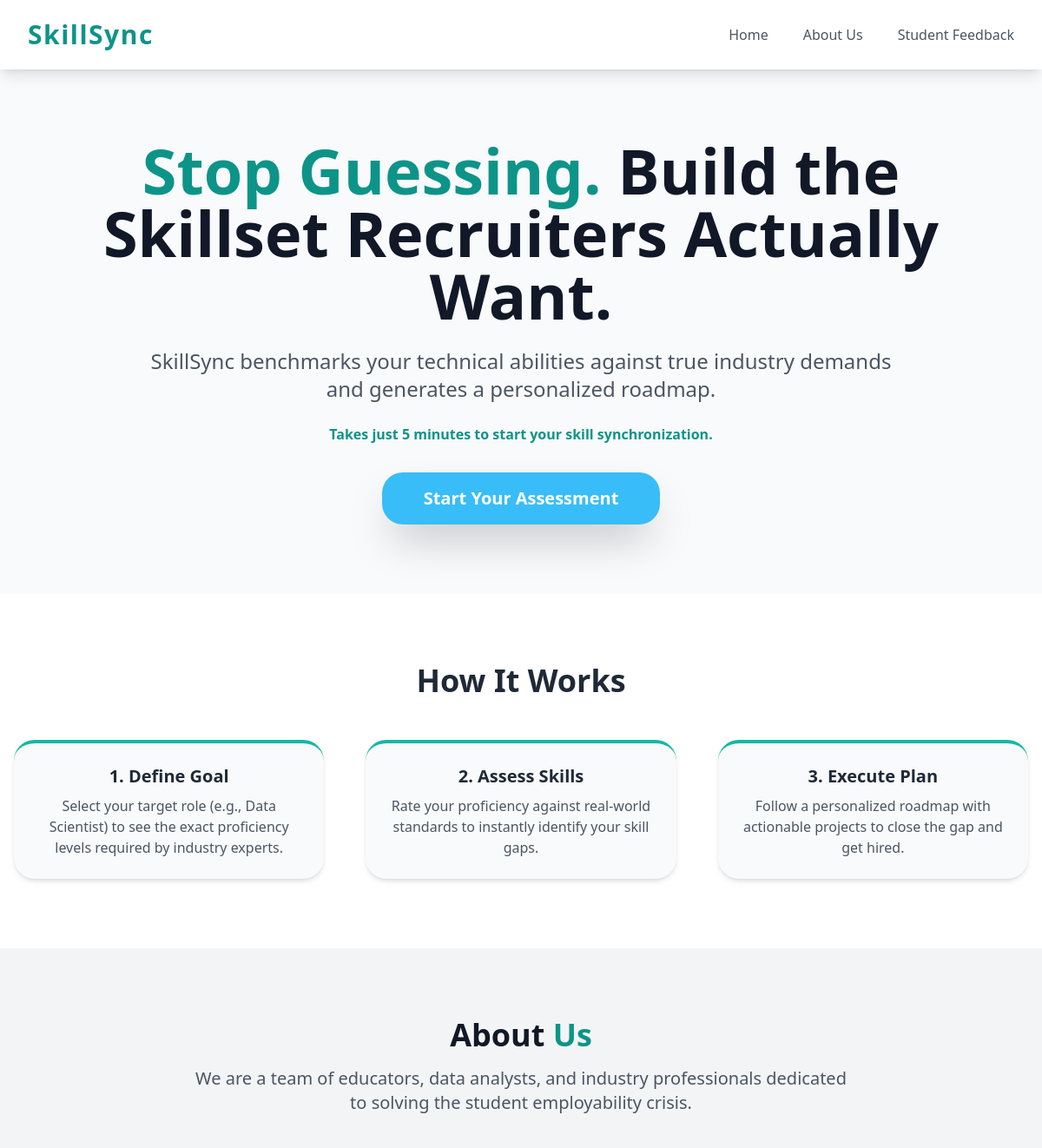
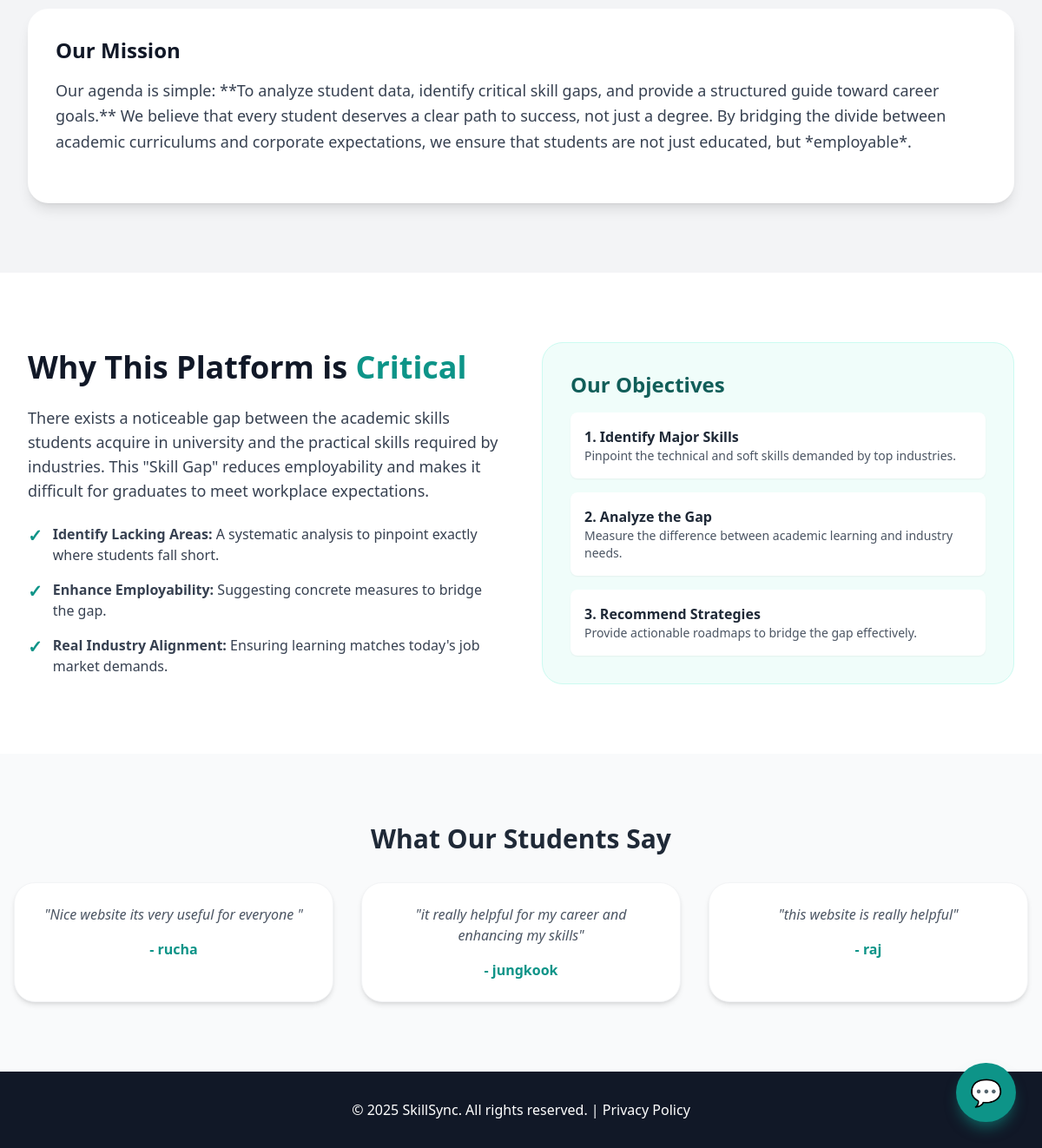
The page / on the database its author committed (2 pictures, top to bottom).
### app.py (models this page shows)
class Feedback(db.Model):
    id = db.Column(db.Integer, primary_key=True)
    student_name = db.Column(db.String(100), nullable=False)
    rating = db.Column(db.Integer, nullable=False)
    message = db.Column(db.Text, nullable=False)

### app.py (the view)
@app.route('/')
def home():
    feedbacks = Feedback.query.order_by(Feedback.id.desc()).limit(3).all()
    return render_template('index.html', feedbacks=feedbacks)

### templates/index.html (shortened to what this page needs)
<!DOCTYPE html>
<html lang="en">
<head>
    <script src="https://cdn.tailwindcss.com"></script>
</head>
<body class="font-sans text-gray-800 antialiased">
    <header class="sticky top-0 z-50 bg-white shadow-lg">
        <div class="max-w-7xl mx-auto px-4 sm:px-6 lg:px-8 flex justify-between items-center h-20">
            <a href="{{ url_for('home') }}" class="text-3xl font-bold text-teal-600 tracking-wider flex items-center space-x-2">
                <span>SkillSync</span>
            </a>
            <nav class="hidden md:flex space-x-10">
                <a href="{{ url_for('home') }}" class="text-gray-600 hover:text-teal-600 font-medium transition-ease">Home</a>
                <a href="#about-us" class="text-gray-600 hover:text-teal-600 font-medium transition-ease">About Us</a>
                <a href="{{ url_for('feedback') }}" class="text-gray-600 hover:text-teal-600 font-medium transition-ease">Student Feedback</a>
            </nav>
        </div>
    </header>
    <section class="bg-gray-50 py-16 md:py-20">
        <div class="max-w-6xl mx-auto px-4 sm:px-6 lg:px-8 text-center">
            <h1 class="text-5xl md:text-7xl font-extrabold text-gray-900 mb-6 leading-tight">
                <span class="text-teal-600">Stop Guessing.</span> Build the Skillset Recruiters Actually Want.
            </h1>
            <p class="text-xl md:text-2xl text-gray-600 mb-6 max-w-4xl mx-auto">
                SkillSync benchmarks your technical abilities against true industry demands and generates a personalized roadmap.
            </p>
            <p class="text-teal-600 font-bold text-center mb-8">Takes just 5 minutes to start your skill synchronization.</p>
            <a href="{{ url_for('register_page') }}" class="inline-block color-accent text-white font-bold text-xl py-4 px-12 rounded-xl-lg shadow-2xl hover:bg-sky-500 transition-ease">
                Start Your Assessment
            </a>
        </div>
    </section>
    <section class="py-20 bg-white" id="how-it-works">
        <div class="max-w-7xl mx-auto px-4">
            <h2 class="text-4xl font-bold text-center mb-12">How It Works</h2>
            <div class="grid md:grid-cols-3 gap-12">
                <div class="text-center p-6 bg-gray-50 rounded-xl-lg border-t-4 border-teal-500 shadow-md">
                    <h3 class="text-xl font-bold mb-2">1. Define Goal</h3>
                    <p class="text-gray-600">Select your target role (e.g., Data Scientist) to see the exact proficiency levels required by industry experts.</p>
                </div>
                <div class="text-center p-6 bg-gray-50 rounded-xl-lg border-t-4 border-teal-500 shadow-md">
                    <h3 class="text-xl font-bold mb-2">2. Assess Skills</h3>
                    <p class="text-gray-600">Rate your proficiency against real-world standards to instantly identify your skill gaps.</p>
                </div>
                <div class="text-center p-6 bg-gray-50 rounded-xl-lg border-t-4 border-teal-500 shadow-md">
                    <h3 class="text-xl font-bold mb-2">3. Execute Plan</h3>
                    <p class="text-gray-600">Follow a personalized roadmap with actionable projects to close the gap and get hired.</p>
                </div>
            </div>
        </div>
    </section>
    <section id="about-us" class="py-20 bg-gray-100">
        <div class="max-w-7xl mx-auto px-4 sm:px-6 lg:px-8">
            <div class="text-center mb-12">
                <h2 class="text-4xl font-extrabold text-gray-900">About <span class="text-teal-600">Us</span></h2>
                <p class="mt-4 text-xl text-gray-600 max-w-3xl mx-auto">
                    We are a team of educators, data analysts, and industry professionals dedicated to solving the student employability crisis.
                </p>
            </div>
            <div class="bg-white p-8 rounded-xl-lg shadow-lg">
                <h3 class="text-2xl font-bold text-gray-900 mb-4">Our Mission</h3>
                <p class="text-lg text-gray-700 leading-relaxed mb-6">
                    Our agenda is simple: **To analyze student data, identify critical skill gaps, and provide a structured guide toward career goals.** We believe that every student deserves a clear path to success, not just a degree. By bridging the divide between academic curriculums and corporate expectations, we ensure that students are not just educated, but *employable*.
                </p>
            </div>
        </div>
    </section>
    <section class="py-20 bg-white">
        <div class="max-w-7xl mx-auto px-4 sm:px-6 lg:px-8">
            <div class="grid md:grid-cols-2 gap-12 items-center">
                <div>
                    <h2 class="text-4xl font-extrabold text-gray-900 mb-6">Why This Platform is <span class="text-teal-600">Critical</span></h2>
                    <p class="text-lg text-gray-700 mb-6">
                        There exists a noticeable gap between the academic skills students acquire in university and the practical skills required by industries. This "Skill Gap" reduces employability and makes it difficult for graduates to meet workplace expectations.
                    </p>
                    <ul class="space-y-4">
                        <li class="flex items-start">
                            <span class="text-teal-600 font-bold text-xl mr-3">✓</span>
                            <p class="text-gray-700"><strong>Identify Lacking Areas:</strong> A systematic analysis to pinpoint exactly where students fall short.</p>
                        </li>
                        <li class="flex items-start">
                            <span class="text-teal-600 font-bold text-xl mr-3">✓</span>
                            <p class="text-gray-700"><strong>Enhance Employability:</strong> Suggesting concrete measures to bridge the gap.</p>
                        </li>
                        <li class="flex items-start">
                            <span class="text-teal-600 font-bold text-xl mr-3">✓</span>
                            <p class="text-gray-700"><strong>Real Industry Alignment:</strong> Ensuring learning matches today's job market demands.</p>
                        </li>
                    </ul>
                </div>
                <div class="bg-teal-50 p-8 rounded-xl-lg border border-teal-100">
                    <h3 class="text-2xl font-bold text-teal-800 mb-4">Our Objectives</h3>
                    <div class="space-y-4">
                        <div class="bg-white p-4 rounded-lg shadow-sm">
                            <p class="font-semibold text-gray-800">1. Identify Major Skills</p>
                            <p class="text-sm text-gray-600">Pinpoint the technical and soft skills demanded by top industries.</p>
                        </div>
                        <div class="bg-white p-4 rounded-lg shadow-sm">
                            <p class="font-semibold text-gray-800">2. Analyze the Gap</p>
                            <p class="text-sm text-gray-600">Measure the difference between academic learning and industry needs.</p>
                        </div>
                        <div class="bg-white p-4 rounded-lg shadow-sm">
                            <p class="font-semibold text-gray-800">3. Recommend Strategies</p>
                            <p class="text-sm text-gray-600">Provide actionable roadmaps to bridge the gap effectively.</p>
                        </div>
                    </div>
                </div>
            </div>
        </div>
    </section>
    <div class="py-20 bg-gray-50">
        <div class="max-w-7xl mx-auto px-4 text-center">
            <h2 class="text-3xl font-bold mb-8">What Our Students Say</h2>
            <div class="grid md:grid-cols-3 gap-8">
                {% if feedbacks %}
                    {% for review in feedbacks %}
                        <div class="p-6 bg-white rounded-xl-lg shadow-md border border-gray-100">
                            <p class="text-gray-600 italic mb-4">"{{ review.message }}"</p>
                            <p class="font-bold text-teal-600">- {{ review.student_name }}</p>
                        </div>
                    {% endfor %}
                {% else %}
                     <p class="col-span-3 text-gray-500">Be the first to leave feedback!</p>
                {% endif %}
            </div>
        </div>
    </div>
    <footer class="py-8 bg-gray-900 text-white text-center">
        <div class="max-w-7xl mx-auto px-4">
            &copy; 2025 SkillSync. All rights reserved. | <a href="#" class="hover:text-teal-400">Privacy Policy</a>
        </div>
    </footer>
    <div id="chatbot-button" class="chatbot-button transition-ease hidden" onclick="toggleChatbot()">
        <div class="color-primary chatbot-icon rounded-full p-4 text-white hover:shadow-xl hover:scale-105 transition-ease flex items-center justify-center">
            <span class="text-3xl font-bold">💬</span>
        </div>
    </div>
</body>
</html>

### templates/index.html (style rules this page uses)
.color-primary { background-color: #0d9488; }
.color-accent { background-color: #38bdf8; }
.rounded-xl-lg { border-radius: 1.5rem; }
.transition-ease { transition: all 0.3s ease-in-out; }
.chatbot-button { position: fixed; bottom: 30px; right: 30px; z-index: 1000; cursor: pointer; }
.chatbot-icon { box-shadow: 0 10px 15px -3px rgba(13, 148, 136, 0.5), 0 4px 6px -2px rgba(13, 148, 136, 0.1); }

### rows shown on the page
Feedback: message "Nice website its very useful for everyone", student_name "rucha"
Feedback: message "it really helpful for my career and enhancing my skills", student_name "jungkook"
Feedback: message "this website is really helpful", student_name "raj"
